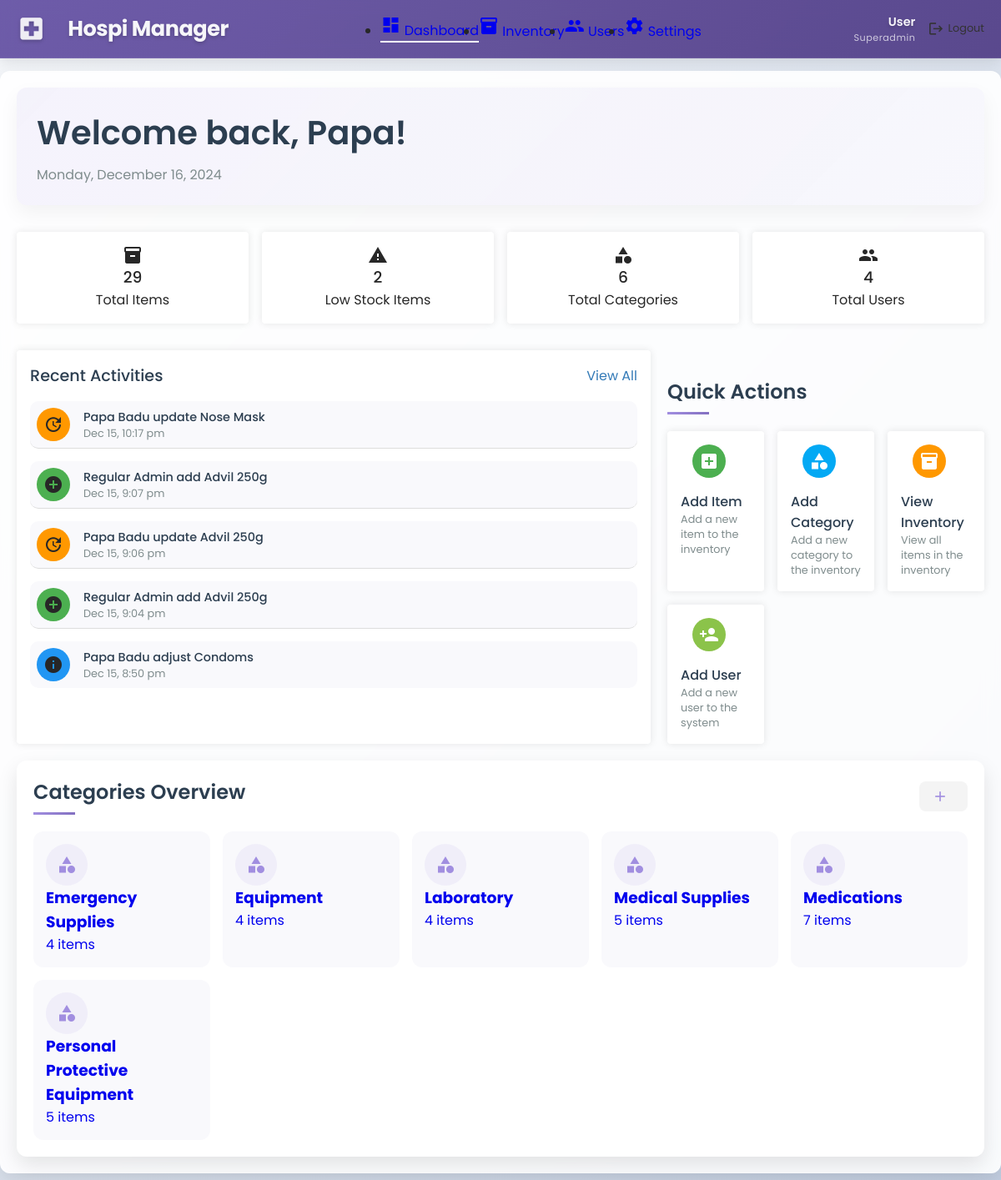
The app's page /view/admin/dashboard.php (signed in) with its own data.
### tables this page shows
CREATE TABLE `categories` (
  `category_id` int(11) NOT NULL,
  `name` varchar(100) NOT NULL,
  `description` text DEFAULT NULL,
  `created_at` timestamp NOT NULL DEFAULT current_timestamp()
);

### functions/dashboard_functions.php (called while the page is built, shortened)
<?php
require_once __DIR__ . '/user_functions.php';
require_once __DIR__ . '/category_functions.php';
function getDashboardStats($conn, $userRole = null) {
    $stats = [
        'total_users' => getTotalUsers($conn),
        'total_categories' => getTotalCategories($conn),
        'total_items' => getTotalItems($conn),
        'low_stock_items' => getLowStockItemsCount($conn)
    ];
    if ($userRole === 'admin' || $userRole === 'superadmin') {
        $logQuery = "SELECT COUNT(*) as total_logs FROM inventory_logs";
        $logResult = $conn->query($logQuery);
        $stats['total_logs'] = $logResult ? $logResult->fetch_assoc()['total_logs'] : 0;
    } else {
        unset($stats['total_logs']);
    }
    return $stats;
}
function getRecentActivities($conn, $userId = null, $limit = 5) {
    $tableCheck = $conn->query("SHOW TABLES LIKE 'activity_log'");
    $sql = "SELECT al.*, CONCAT(u.first_name, ' ', u.last_name) as user_name, i.name as item_name
            FROM activity_log al
            LEFT JOIN users u ON al.user_id = u.user_id
            LEFT JOIN items i ON al.item_id = i.item_id";
    $sql .= " ORDER BY al.timestamp DESC LIMIT ?";
    $stmt = $conn->prepare($sql);
    if ($userId !== null) {
        $stmt->bind_param("ii", $userId, $limit);
    } else {
        $stmt->bind_param("i", $limit);
    }
    $stmt->execute();
    $result = $stmt->get_result();
    if ($result) {
        return $result->fetch_all(MYSQLI_ASSOC);
    }
    return [];
}
function getTotalUsers($conn) {
    $sql = "SELECT COUNT(*) as total FROM users";
    $result = $conn->query($sql);
    if ($result && $row = $result->fetch_assoc()) {
        return $row['total'];
    }
    return 0;
}
function getTotalCategories($conn) {
    $sql = "SELECT COUNT(*) as total FROM categories";
    $result = $conn->query($sql);
    if ($result && $row = $result->fetch_assoc()) {
        return $row['total'];
    }
    return 0;
}
function getTotalItems($conn) {
    $sql = "SELECT COUNT(*) as total FROM items";
    $result = $conn->query($sql);
    if ($result && $row = $result->fetch_assoc()) {
        return $row['total'];
    }
    return 0;
}
function getLowStockItemsCount($conn) {
    $sql = "SELECT COUNT(*) as total FROM items WHERE quantity <= minimum_quantity";
    $result = $conn->query($sql);
    if ($result && $row = $result->fetch_assoc()) {
        return $row['total'];
    }
    return 0;
}

### functions/category_functions.php (called while the page is built, shortened)
<?php
function getAllCategories($conn) {
    $query = "SELECT c.*,
              (SELECT COUNT(*) FROM items WHERE category_id = c.category_id) as item_count
              FROM categories c
              ORDER BY c.name";
    $result = $conn->query($query);
    return $result->fetch_all(MYSQLI_ASSOC);
}

### view/admin/dashboard.php (the view, shortened to what this page needs)
<?php
require_once BASE_PATH . '/functions/auth_functions.php';
require_once BASE_PATH . '/functions/dashboard_functions.php';
require_once BASE_PATH . '/functions/category_functions.php';
require_once BASE_PATH . '/functions/user_functions.php';
$userRole = $_SESSION['role'];
$fullName = $_SESSION['full_name'] ?? 'User';
$stats = getDashboardStats($conn);
$recentActivities = getRecentActivities($conn);
$recentActivities = array_map(function($activity) {
    return [
        'title' => $activity['user_name'] . ' ' . $activity['action'] . ' ' . $activity['item_name'],
        'description' => date('M j, g:i a', strtotime($activity['timestamp'])),
        'icon' => match($activity['action']) {
            'add' => 'add_circle',
            'remove' => 'remove_circle',
            'update' => 'update',
            default => 'info'
        },
        'color' => match($activity['action']) {
            'add' => '#4CAF50',
            'remove' => '#F44336',
            'update' => '#FF9800',
            default => '#2196F3'
        }
    ];
}, $recentActivities ?? []);
$recentActivities = $recentActivities ?: [
    [
        'title' => 'No Recent Activities',
        'description' => 'No activities to display',
        'icon' => 'info',
        'color' => '#9E9E9E'
    ]
];
$categories = getAllCategories($conn);
$quickActions = [
    [
        'title' => 'Add Item',
        'description' => 'Add a new item to the inventory',
        'icon' => 'add_box',
        'color' => '#4CAF50',
        'onclick' => 'openModal("addItemModal")'
    ],
    [
        'title' => 'Add Category',
        'description' => 'Add a new category to the inventory',
        'icon' => 'category',
        'color' => '#03A9F4',
        'onclick' => 'openModal("addCategoryModal")'
    ],
    [
        'title' => 'View Inventory',
        'description' => 'View all items in the inventory',
        'icon' => 'inventory',
        'color' => '#FF9800',
        'onclick' => 'window.location.href="inventory.php"'
    ]
];
$quickActions = $quickActions ?: [
    [
        'title' => 'No Actions',
        'description' => 'No quick actions available',
        'icon' => 'block',
        'color' => '#9E9E9E',
        'onclick' => ''
    ]
];
if ($userRole === 'superadmin') {
    $quickActions[] = [
        'title' => 'Add User',
        'description' => 'Add a new user to the system',
        'icon' => 'person_add',
        'color' => '#8BC34A',
        'onclick' => 'openModal("addUserModal")'
    ];
}
$items = getAllItems($conn);
$items = $items ?: [];
?>
<!DOCTYPE html>
<html lang="en">
<head>
    <link rel="stylesheet" href="../../assets/css/dashboard.css">
    <link rel="stylesheet" href="../../assets/css/styles.css">
</head>
<body>
    <div class="dashboard-container">
        <nav class="top-nav">
            <div class="nav-brand">
                <span class="material-icons">local_hospital</span>
                <span class="brand-name">Hospi Manager</span>
            </div>
            <ul class="nav-menu">
                <li class="active">
                    <a href="dashboard.php">
                        <span class="material-icons">dashboard</span>
                        <span>Dashboard</span>
                    </a>
                </li>
                <li>
                    <a href="inventory.php">
                        <span class="material-icons">inventory</span>
                        <span>Inventory</span>
                    </a>
                </li>
                <?php if ($userRole === 'superadmin'): ?>
                <li>
                    <a href="users.php">
                        <span class="material-icons">people</span>
                        <span>Users</span>
                    </a>
                </li>
                <?php endif; ?>
                <li>
                    <a href="settings.php">
                        <span class="material-icons">settings</span>
                        <span>Settings</span>
                    </a>
                </li>
            </ul>
            <div class="nav-profile">
                <div class="user-info">
                    <span class="user-name"><?= htmlspecialchars($fullName) ?></span>
                    <span class="user-role"><?= ucfirst(htmlspecialchars($userRole)) ?></span>
                </div>
                <a href="../../actions/logout.php" class="logout-btn" onclick="return confirm('Are you sure you want to logout?')">
                    <span class="material-icons">logout</span>
                    <span>Logout</span>
                </a>
            </div>
        </nav>
        <main class="main-content">
            <div class="welcome-section">
                <h1>Welcome back, <?= htmlspecialchars($_SESSION['first_name']) ?>!</h1>
                <p class="date"><?= date('l, F j, Y') ?></p>
            </div>
            <div class="analytics-section">
                <div class="analytics-cards">
                    <div class="card total-items" onclick="window.location.href='inventory.php'">
                        <div class="card-content">
                            <span class="material-icons">inventory</span>
                            <div class="card-details">
                                <h3><?= $stats['total_items'] ?></h3>
                                <p>Total Items</p>
                            </div>
                        </div>
                    </div>
                    <div class="card low-stock" onclick="window.location.href='inventory.php?stock=low'">
                        <div class="card-content">
                            <span class="material-icons">warning</span>
                            <div class="card-details">
                                <h3><?= $stats['low_stock_items'] ?></h3>
                                <p>Low Stock Items</p>
                            </div>
                        </div>
                    </div>
                    <div class="card total-categories" onclick="document.querySelector('.categories-overview').scrollIntoView({behavior: 'smooth'})">
                        <div class="card-content">
                            <span class="material-icons">category</span>
                            <div class="card-details">
                                <h3><?= $stats['total_categories'] ?></h3>
                                <p>Total Categories</p>
                            </div>
                        </div>
                    </div>
                    <div class="card total-users" onclick="window.location.href='users.php'">
                        <div class="card-content">
                            <span class="material-icons">people</span>
                            <div class="card-details">
                                <h3><?= $stats['total_users'] ?></h3>
                                <p>Total Users</p>
                            </div>
                        </div>
                    </div>
                </div>
            </div>
            <div class="dashboard-grid">
                <div class="recent-activities-container">
                    <div class="recent-activities-header">
                        <h2>Recent Activities</h2>
                        <a href="activities.php" class="view-all-link">View All</a>
                    </div>
                    <div class="recent-activities-list">
                        <?php foreach ($recentActivities as $activity): ?>
                        <div class="activity-item">
                            <div class="activity-icon" style="background-color: <?= $activity['color'] ?>;">
                                <span class="material-icons"><?= $activity['icon'] ?></span>
                            </div>
                            <div class="activity-details">
                                <h3><?= htmlspecialchars($activity['title']) ?></h3>
                                <p><?= htmlspecialchars($activity['description']) ?></p>
                            </div>
                        </div>
                        <?php endforeach; ?>
                    </div>
                </div>
                <div class="quick-actions-section">
                    <div class="section-header">
                        <h2>Quick Actions</h2>
                    </div>
                    <div class="quick-actions-grid">
                        <?php foreach ($quickActions as $action): ?>
                        <div class="quick-action-card" onclick="<?= htmlspecialchars($action['onclick']) ?>">
                            <div class="quick-action-icon" style="background-color: <?= $action['color'] ?>;">
                                <span class="material-icons"><?= $action['icon'] ?></span>
                            </div>
                            <div class="quick-action-details">
                                <h3><?= htmlspecialchars($action['title']) ?></h3>
                                <p><?= htmlspecialchars($action['description']) ?></p>
                            </div>
                        </div>
                        <?php endforeach; ?>
                    </div>
                </div>
            </div>
            <div class="categories-overview">
                <div class="section-header">
                    <h2>Categories Overview</h2>
                    <button class="add-category-btn" onclick="openModal('addCategoryModal')">
                        <span class="material-icons">add</span>
                    </button>
                </div>
                <div class="categories-grid">
                    <?php
                    $categories = $categories ?: [];
                    foreach ($categories as $category):
                        $categoryItemCount = 0;
                        foreach ($items as $item) {
                            if ($item['category_id'] == $category['category_id']) {
                                $categoryItemCount++;
                            }
                        }
                    ?>
                        <a href="inventory.php?category=<?= $category['category_id'] ?>" class="category-card">
                            <div class="category-icon">
                                <span class="material-icons">
                                </span>
                            </div>
                            <div class="category-details">
                                <h3><?= htmlspecialchars($category['name']) ?></h3>
                                <p>
                                    <?= $categoryItemCount . ' item' . ($categoryItemCount != 1 ? 's' : '') ?>
                                </p>
                            </div>
                        </a>
                    <?php endforeach; ?>
                </div>
            </div>
        </main>
    </div>
</body>
</html>

### records on screen
categories: name "Emergency Supplies", categoryItemCount "4"
categories: name "Equipment", categoryItemCount "4"
categories: name "Laboratory", categoryItemCount "4"
categories: name "Medical Supplies", categoryItemCount "5"
categories: name "Medications", categoryItemCount "7"
categories: name "Personal Protective Equipment", categoryItemCount "5"

### other values on screen
$fullName "User"
$userRole "Superadmin"
$_SESSION['first_name'] "Papa"
$stats['total_items'] "29"
$stats['low_stock_items'] "2"
$stats['total_categories'] "6"
$stats['total_users'] "4"
$activity['title'] "Papa Badu update Nose Mask"
$activity['description'] "Dec 15, 10:17 pm"
$activity['title'] "Regular Admin add Advil 250g"
$activity['description'] "Dec 15, 9:07 pm"
$activity['title'] "Papa Badu update Advil 250g"
$activity['description'] "Dec 15, 9:06 pm"
$activity['description'] "Dec 15, 9:04 pm"
$activity['title'] "Papa Badu adjust Condoms"
